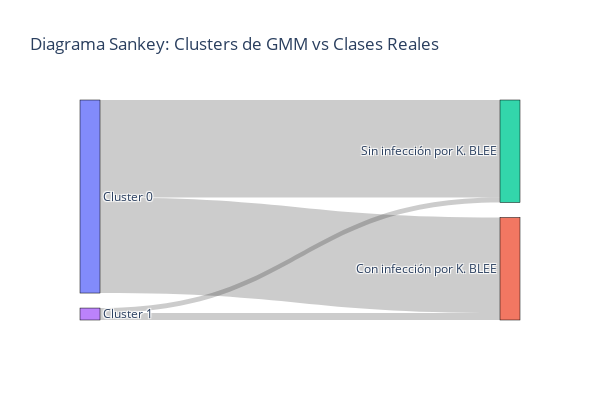

Notebook code cell kept with this figure:
### Code cell
# Renombrar las clases reales
y_train_named = y_train.map({0: 'Sin infección por K. BLEE', 1: 'Con infección por K. BLEE'})

# Cálculo del ARI
ari_gmm = adjusted_rand_score(y_train, best_labels)
print(f"Adjusted Rand Index (con ruido): {ari_gmm:.4f}")

# Crear DataFrame para el Sankey
df_sankey = pd.DataFrame({
    'Cluster': ['Cluster ' + str(lbl) for lbl in best_labels],
    'Clase Real': y_train_named.reset_index(drop=True)
})

# Agrupar combinaciones
links = df_sankey.groupby(['Cluster', 'Clase Real']).size().reset_index(name='count')

# Crear nodos únicos
labels = pd.unique(links[['Cluster', 'Clase Real']].values.ravel())
label_map = {label: i for i, label in enumerate(labels)}

# Mapear texto a índices
source = links['Cluster'].map(label_map)
target = links['Clase Real'].map(label_map)
value = links['count']

# Crear el diagrama Sankey
fig = go.Figure(go.Sankey(
    node=dict(
        pad=15,
        thickness=20,
        line=dict(color="black", width=0.5),
        label=labels
    ),
    link=dict(
        source=source,
        target=target,
        value=value
    )
))

fig.update_layout(title_text="Diagrama Sankey: Clusters de GMM vs Clases Reales", 
                  font_size=12,
                  width=600,
                  height=400)
fig.show()

### Figure 1 — Plotly figure (JSON) as saved in the notebook; plotly's stock layout.template omitted (floating-point values rounded to 4 significant figures)
{"data": [{"link": {"source": [0, 0, 3, 3], "target": [1, 2, 1, 2], "value": [1079, 1102, 79, 56]}, "node": {"label": ["Cluster 0", "Con infección por K. BLEE", "Sin infección por K. BLEE", "Cluster 1"], "line": {"color": "black", "width": 0.5}, "pad": 15, "thickness": 20}, "type": "sankey"}], "layout": {"font": {"size": 12}, "height": 400, "title": {"text": "Diagrama Sankey: Clusters de GMM vs Clases Reales"}, "width": 600}}
